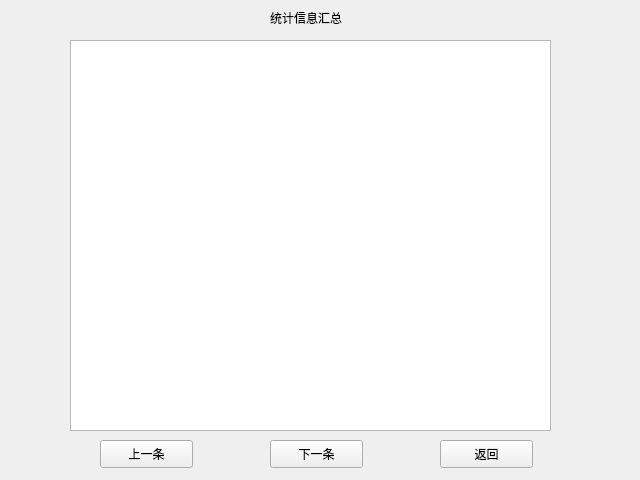
<?xml version="1.0" encoding="UTF-8"?>
<ui version="4.0">
 <class>Form</class>
 <widget class="QWidget" name="Form">
  <property name="geometry">
   <rect>
    <x>0</x>
    <y>0</y>
    <width>640</width>
    <height>480</height>
   </rect>
  </property>
  <property name="windowTitle">
   <string>Form</string>
  </property>
  <widget class="QTextBrowser" name="textBrowser">
   <property name="geometry">
    <rect>
     <x>70</x>
     <y>40</y>
     <width>481</width>
     <height>391</height>
    </rect>
   </property>
  </widget>
  <widget class="QPushButton" name="pushButton">
   <property name="geometry">
    <rect>
     <x>440</x>
     <y>440</y>
     <width>93</width>
     <height>28</height>
    </rect>
   </property>
   <property name="text">
    <string>返回</string>
   </property>
  </widget>
  <widget class="QLabel" name="label">
   <property name="geometry">
    <rect>
     <x>270</x>
     <y>10</y>
     <width>111</width>
     <height>16</height>
    </rect>
   </property>
   <property name="text">
    <string>统计信息汇总</string>
   </property>
  </widget>
  <widget class="QPushButton" name="pushButton_2">
   <property name="geometry">
    <rect>
     <x>270</x>
     <y>440</y>
     <width>93</width>
     <height>28</height>
    </rect>
   </property>
   <property name="text">
    <string>下一条</string>
   </property>
  </widget>
  <widget class="QPushButton" name="pushButton_3">
   <property name="geometry">
    <rect>
     <x>100</x>
     <y>440</y>
     <width>93</width>
     <height>28</height>
    </rect>
   </property>
   <property name="text">
    <string>上一条</string>
   </property>
  </widget>
 </widget>
 <resources/>
 <connections/>
</ui>
